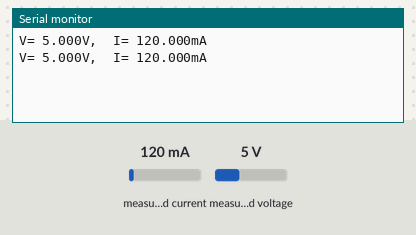
A sketch run on a simulated Arduino Uno, built with avr-gcc and run on an emulated ATmega328P. Parts: the last lines printed to the serial monitor. Wiring (inferred from the names in the program): INA219 current sensor at I2C address 0x40. Inputs (shaded band) come from the test bench; at power-on: measured current 120 mA, measured voltage 5 V.

Above: at 1.3 s.
1.4 s: measured current set to 40 mA
At 1.9 s:
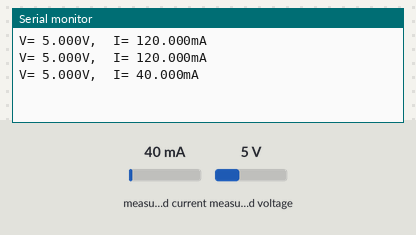
2.9 s: measured voltage set to 0.3 V
At 3.31 s:
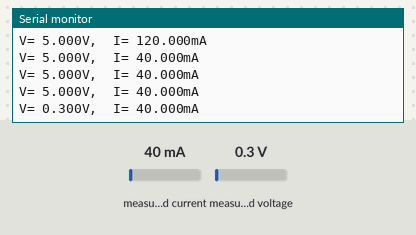
4.4 s: measured current set to 500 mA
At 4.81 s:
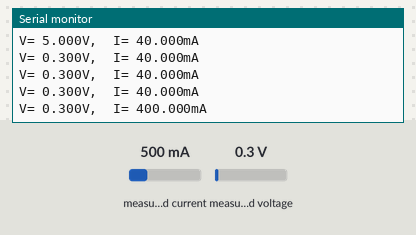
Timing chart, 0 to 7.4 s (numbered marks = the images above; inputs shaded):
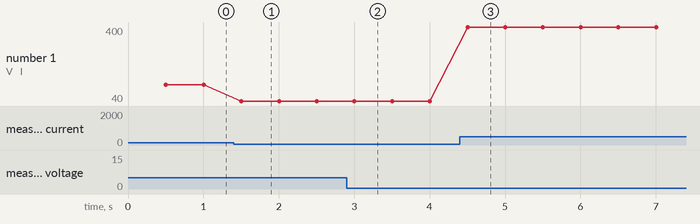

The sketch:

SKTS_01_kalibrasi_sensor.ino
```cpp
// Program 01 - Basic pembacaan sensor INA219
// digunakan untuk mengkalibrasi pembacaan tegangan dan arus sensor INA219
// ujicoba dengan multimeter untuk menentukan rumus hitung regresi, kemudian
// masukkan hasil ke fungsi Kalibrasi kalibrasiV kalibrasiI
#include <Wire.h>
#include <Adafruit_INA219.h>
Adafruit_INA219 ina219;

// --- FUNGSI Kalibrasi Data --- //
// Masukkan hasil rumus kalibrasi sensor dengan pembanding multimeter.
// Menggunakan regresi linear tanpa intersep (C=0) untuk menjaga titik nol pembacaan tetap nol.
float kalibrasiV(float rawV) {
  return rawV * 1.0;  // contoh:  return rawV * 1.0281;
}

float kalibrasiI(float rawI) {
  return rawI * 1.0;  // contoh:  return rawI * 0.8441;
}

// --- Variabel Pewaktuan ---
unsigned long waktuCetakSebelumnya = 0;
const unsigned long INTERVAL_CETAK = 500;
// --- Variabel Hasil Pembacaan ---
float tegangan_V = 0;
float arus_mA = 0;

// Mengubah register internal INA219 untuk mengaktifkan 128x sampel hardware averaging.
// Waktu konversi internal ~68ms Menghasilkan data sensor yg stabil murni.
// Config 0x07FF datasheet register bisa dibaca di halaman 19-20
// https://www.alldatasheet.net/html-pdf/2192938/TI2/INA219/1353/20/INA219.html
// Set resolusi sensor INA219 ke tingkat tertinggi, pilihan : 32V_2A, 32V_1A, 16V_400mA
void setHardwareAveragingMaksimal() {
  ina219.setCalibration_16V_400mA();
  Wire.beginTransmission(0x40);         // Alamat I2C INA219
  Wire.write(0x00);                     // Register 0x00 adalah register config
  Wire.write(0x07);                     // Config LSB
  Wire.write(0xFF);                     // Config MSB
  Wire.endTransmission();               // Tutup komunikasi
}

void setup() {
  Serial.begin(115200);
  while (!Serial) { delay(1); }  // Menunggu Serial Monitor siap.

  if (!ina219.begin()) {
    Serial.println("Error: INA219 tidak terdeteksi.\nPeriksa koneksi kabel I2C.");
    delay(1000);
    asm volatile ("jmp 0");  //--- Kode untuk reset system, jump pointer ke baris 0
  }
  setHardwareAveragingMaksimal();
}

void loop() {
  unsigned long waktuSekarang = millis();

  // Mode Non-Blocking: Eksekusi setiap INTERVAL_CETAK 500ms
  if (waktuSekarang - waktuCetakSebelumnya >= INTERVAL_CETAK) {
    waktuCetakSebelumnya = waktuSekarang;

    // Akuisisi data mentah dari sensor dan terapkan faktor kalibrasi
    tegangan_V = kalibrasiV(ina219.getBusVoltage_V());
    arus_mA = kalibrasiI(ina219.getCurrent_mA());

    // Cetak data ke Serial Monitor untuk dibandingkan dengan multimeter
    Serial.print("V= ");
    Serial.print(tegangan_V, 3);
    Serial.print("V");
    Serial.print(",\t");

    Serial.print("I= ");
    Serial.print(arus_mA, 3);
    Serial.print("mA");
    Serial.println();
  }
}
```

Measured:
- after the input at 1.4 s, the serial monitor: prints a new line after 0.10 s (image 1)
- after the input at 2.9 s, the serial monitor: prints a new line after 0.10 s (image 2)
- after the input at 4.4 s, the serial monitor: prints a new line after 0.10 s (image 3)
- plotted number 1: 120 → 40 after the input at 1.4 s, 40 → 400 after the input at 4.4 s
